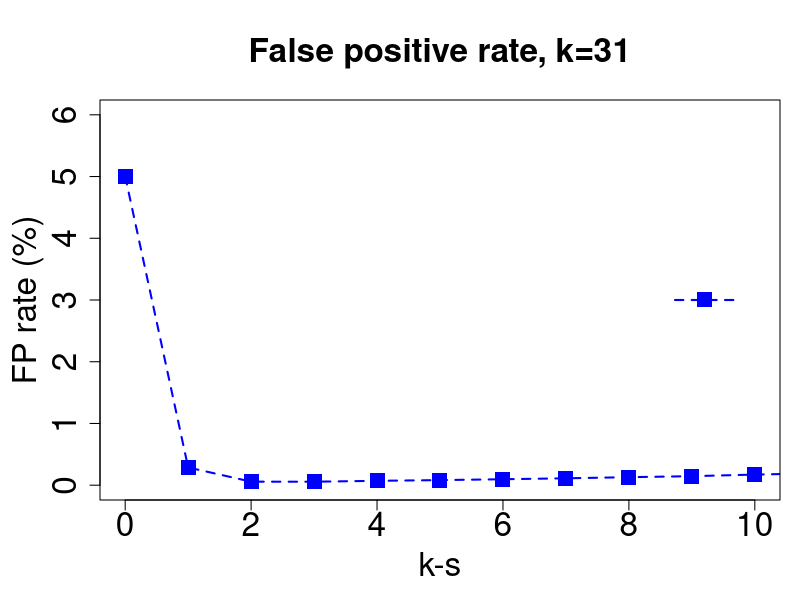

Reproduce this figure in R.

jpeg(file="fpr_simple.png",width=11,height=8)
resetPar <- function() {
  dev.new()
  op <- par(no.readonly = TRUE)
  dev.off()
  op
}
resetPar()


dev.new()
dev.off()
#par(mar=c(5,5,3,6), cex.axis=2, cex.lab=2, cex.main = 2)
par(mar=c(5,5,5,1))
data = read.table("data_FP_K31_hmp.txt", head=T)

plot(data$findere_FPR*100~data$z,xlab="k-s",ylab="FP rate (%)", lwd=2, pch=15, col="blue", 
     bg = "blue", lty=2, type="o",   cex=2, ylim=c(0,6), xlim=c(0,10), main="False positive rate, k=31", cex.main = 2, cex.lab = 2, cex.axis = 2)


par(new = TRUE)






legend( x="right", 
        legend=c(""), 
        col=c("blue"), lty=c(2,1),
        pch=c(15,19), lwd=2,merge=TRUE, bty = "n", cex=c(2,2) )






dev.off()




